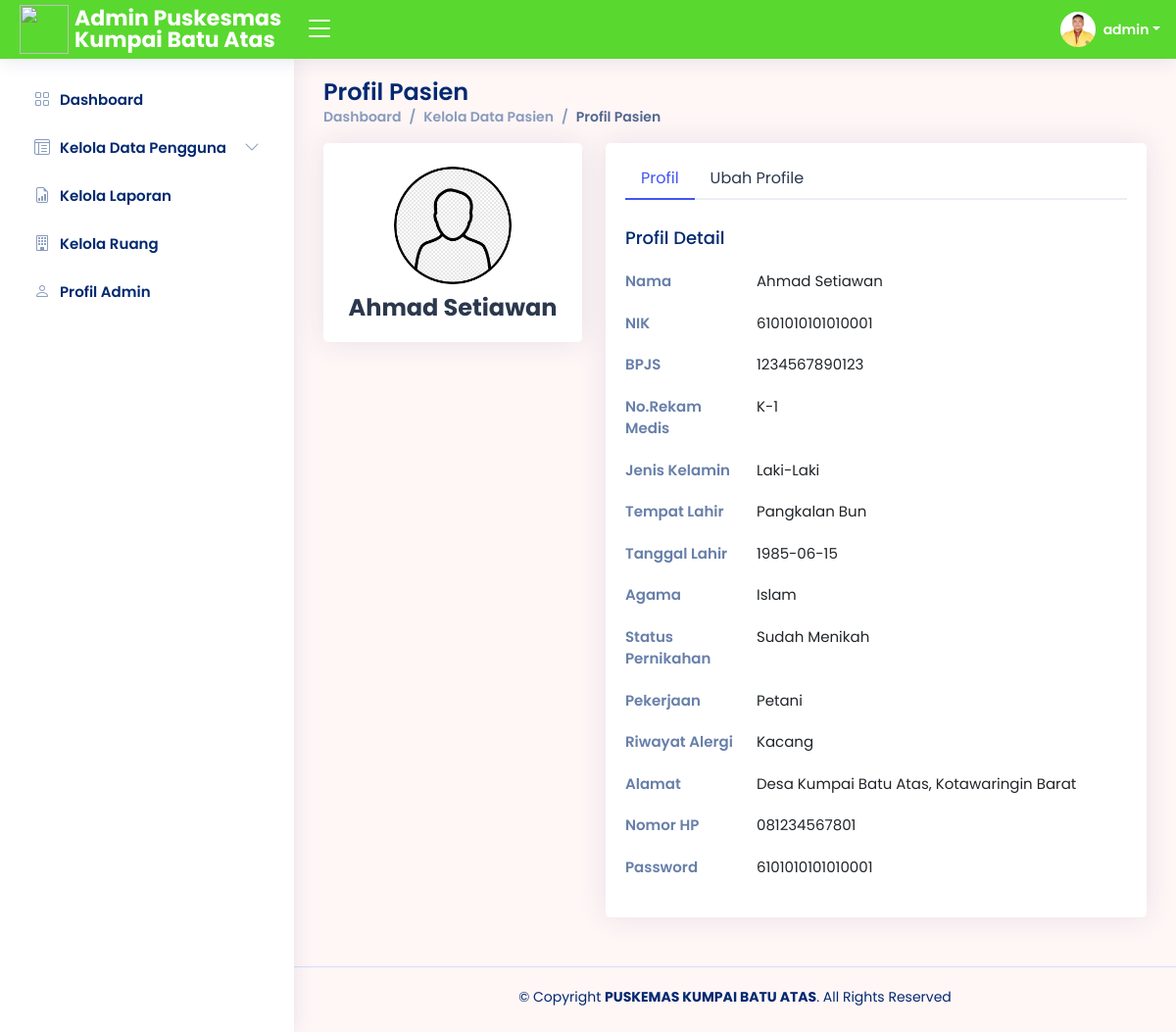
/adm/Kelola_Pasien/detail-pasien.php?nik_pasien=6101010101010001 (signed in), run on the app's committed database.
### tables this page shows
CREATE TABLE `pasien` (
  `nik_pasien` bigint(20) NOT NULL,
  `bpjs` varchar(50) NOT NULL,
  `rm` int(10) NOT NULL,
  `nama_pasien` varchar(100) NOT NULL,
  `foto_pasien` text DEFAULT 'default.png',
  `jk_pasien` enum('','Laki-Laki','Perempuan') NOT NULL,
  `agama_pasien` enum('','Islam','Kristen','Katolik','Hindu','Buddha','Khonghucu') NOT NULL,
  `status_pernikahan_pasien` enum('','Sudah Menikah','Belum Menikah','Janda/Duda') NOT NULL,
  `alamat_pasien` varchar(100) NOT NULL,
  `no_hp_pasien` varchar(50) NOT NULL,
  `password_pasien` varchar(50) NOT NULL,
  `pekerjaan_pasien` varchar(100) NOT NULL,
  `riwayat_alergi_pasien` varchar(100) NOT NULL,
  `tinggi_badan` varchar(10) NOT NULL,
  `lingkar_perut` varchar(10) NOT NULL,
  `lingkar_kepala` varchar(10) NOT NULL,
  `lingkar_dada` varchar(10) NOT NULL,
  `berat_badan` varchar(10) NOT NULL,
  `tempat_lahir_pasien` varchar(50) NOT NULL,
  `tgl_lahir_pasien` date NOT NULL
);

### adm/Kelola_Pasien/detail-pasien.php (the view, shortened to what this page needs)
<?php
require 'function-pasien.php';
$detail = $_GET["nik_pasien"];
?>
<!DOCTYPE html>
<html lang="en">
<head>
  <?php
  include '../link.php';
  ?>
</head>
<body>
  <?php
  include '../header.php';
  include '../siderbar.php';
  ?>
  <main id="main" class="main">
    <?php
    $tampilpasien = mysqli_query($conn, "SELECT * FROM pasien WHERE nik_pasien = '$detail'");
    $data = mysqli_fetch_array($tampilpasien);
    $nama_pasien = $data['nama_pasien'];
    $jk_pasien = $data['jk_pasien'];
    $agama_pasien = $data['agama_pasien'];
    $nik_pasien = $data['nik_pasien'];
    $status_pernikahan_pasien = $data['status_pernikahan_pasien'];
    $alamat_pasien = $data['alamat_pasien'];
    $no_hp_pasien = $data['no_hp_pasien'];
    $password_pasien = $data['password_pasien'];
    $pekerjaan_pasien = $data['pekerjaan_pasien'];
    $riwayat_alergi_pasien = $data['riwayat_alergi_pasien'];
    $rm = $data['rm'];
    $bpjs = $data['bpjs'];
    $tempat_lahir_pasien = $data['tempat_lahir_pasien'];
    $tgl_lahir_pasien = $data['tgl_lahir_pasien'];
    ?>
    <div class="pagetitle">
      <h1>Profil Pasien</h1>
      <nav>
        <ol class="breadcrumb">
          <li class="breadcrumb-item"><a href="../Dashboard/index.php">Dashboard</a></li>
          <li class="breadcrumb-item"><a href="tabel-pasien.php">Kelola Data Pasien</a></li>
          <li class="breadcrumb-item active">Profil Pasien</li>
        </ol>
      </nav>
    </div>
    <section class="section profile">
      <div class="row">
        <div class="col-xl-4">
          <div class="card">
            <div class="card-body profile-card pt-4 d-flex flex-column align-items-center">
              <img src="img/<?php echo $data['foto_pasien']; ?>" alt="<?php echo $data['foto_pasien']; ?>" class="rounded-circle">
              <h2><?php echo $data['nama_pasien']; ?></h2>
            </div>
          </div>
        </div>
        <div class="col-xl-8">
          <div class="card">
            <div class="card-body pt-3">
              <ul class="nav nav-tabs nav-tabs-bordered">
                <li class="nav-item">
                  <button class="nav-link active" data-bs-toggle="tab" data-bs-target="#profile-overview">Profil</button>
                </li>
                <li class="nav-item">
                  <button class="nav-link" data-bs-toggle="tab" data-bs-target="#profile-edit">Ubah Profile</button>
                </li>
              </ul>
              <div class="tab-content pt-2">
                <div class="tab-pane fade show active profile-overview" id="profile-overview">
                  <h5 class="card-title">Profil Detail</h5>
                  <div class="row">
                    <div class="col-lg-3 col-md-4 label ">Nama</div>
                    <div class="col-lg-9 col-md-8"><?= $nama_pasien; ?></div>
                  </div>
                  <div class="row">
                    <div class="col-lg-3 col-md-4 label ">NIK</div>
                    <div class="col-lg-9 col-md-8"><?= $nik_pasien; ?></div>
                  </div>
                  <div class="row">
                    <div class="col-lg-3 col-md-4 label ">BPJS</div>
                    <div class="col-lg-9 col-md-8"><?= $bpjs; ?></div>
                  </div>
                  <div class="row">
                    <div class="col-lg-3 col-md-4 label ">No.Rekam Medis</div>
                    <div class="col-lg-9 col-md-8">K-<?= $rm; ?></div>
                  </div>
                  <div class="row">
                    <div class="col-lg-3 col-md-4 label ">Jenis Kelamin</div>
                    <div class="col-lg-9 col-md-8"><?= $jk_pasien; ?></div>
                  </div>
                  <div class="row">
                    <div class="col-lg-3 col-md-4 label ">Tempat Lahir</div>
                    <div class="col-lg-9 col-md-8"><?= $tempat_lahir_pasien; ?></div>
                  </div>
                  <div class="row">
                    <div class="col-lg-3 col-md-4 label ">Tanggal Lahir</div>
                    <div class="col-lg-9 col-md-8"><?= $tgl_lahir_pasien; ?></div>
                  </div>
                  <div class="row">
                    <div class="col-lg-3 col-md-4 label ">Agama</div>
                    <div class="col-lg-9 col-md-8"><?= $agama_pasien; ?></div>
                  </div>
                  <div class="row">
                    <div class="col-lg-3 col-md-4 label ">Status Pernikahan</div>
                    <div class="col-lg-9 col-md-8"><?= $status_pernikahan_pasien; ?></div>
                  </div>
                  <div class="row">
                    <div class="col-lg-3 col-md-4 label ">Pekerjaan</div>
                    <div class="col-lg-9 col-md-8"><?= $pekerjaan_pasien; ?></div>
                  </div>
                  <div class="row">
                    <div class="col-lg-3 col-md-4 label ">Riwayat Alergi</div>
                    <div class="col-lg-9 col-md-8"><?= $riwayat_alergi_pasien; ?></div>
                  </div>
                  <div class="row">
                    <div class="col-lg-3 col-md-4 label ">Alamat</div>
                    <div class="col-lg-9 col-md-8"><?= $alamat_pasien; ?></div>
                  </div>
                  <div class="row">
                    <div class="col-lg-3 col-md-4 label ">Nomor HP</div>
                    <div class="col-lg-9 col-md-8"><?= $no_hp_pasien; ?></div>
                  </div>
                  <div class="row">
                    <div class="col-lg-3 col-md-4 label ">Password</div>
                    <div class="col-lg-9 col-md-8"><?= $password_pasien; ?></div>
                  </div>
                </div>
              </div>
            </div>
          </div>
        </div>
    </section>
  </main>
  <?php
  include '../footer.php';
  ?>
</body>
</html>

### adm/header.php (shortened to what this page needs)
<?php
include "../../koneksi.php";
?>
<header id="header" class="header fixed-top d-flex align-items-center">
  <div class="d-flex align-items-center justify-content-between">
    <a href="index.php" class="logo d-flex align-items-center">
      <img src="../img/logo_pkm.jpg" width="50" height="50">
      <span class="d-none d-lg-block">Admin Puskesmas Kumpai Batu Atas</span>
    </a>
    <i class="bi bi-list toggle-sidebar-btn collapsed"></i>
  </div>
  <nav class="header-nav ms-auto">
    <?php
    $id_adm = $_SESSION['admin_id'];
    $tampiladmin = mysqli_query($conn, "SELECT * FROM admin WHERE id_admin='$id_adm'");
    while ($data = mysqli_fetch_array($tampiladmin)) :
    ?>
      <ul class="d-flex align-items-center">
        <li class="nav-item dropdown pe-3">
          <a class="nav-link nav-profile d-flex align-items-center pe-0" href="#" data-bs-toggle="dropdown">
            <img src="../Profil_Admin/img/<?php echo $data['foto_admin']; ?>" alt="<?php echo $data['foto_admin']; ?>" class="rounded-circle">
            <span class="d-none d-md-block dropdown-toggle ps-2"><?php echo $data['username_admin']; ?></span>
          </a>
        </li>
      </ul>
    <?php
    endwhile;
    ?>
  </nav>
</header>

### adm/assets/css/style5.css (style rules this page uses)
:root { scroll-behavior: smooth; }
body { font-family: "Open Sans", sans-serif; background: #fff6f6; color: #444444; }
a { color: #4154f1; text-decoration: none; }
h1, h2, h3, h4, h5, h6 { font-family: "Nunito", sans-serif; }
#main { margin-top: 60px; padding: 20px 30px; transition: all 0.3s; }
.pagetitle { margin-bottom: 10px; }
.pagetitle h1 { font-size: 24px; margin-bottom: 0; font-weight: 600; color: #012970; }
.card { margin-bottom: 30px; border: none; border-radius: 5px; box-shadow: 0px 0 30px rgba(1, 41, 112, 0.1); }
.card-title { padding: 20px 0 15px 0; font-size: 18px; font-weight: 500; color: #012970; font-family: "Poppins", sans-serif; }
.card-body { padding: 0 20px 20px 20px; }
.breadcrumb { font-size: 14px; font-family: "Nunito", sans-serif; color: #899bbd; font-weight: 600; }
.breadcrumb a { color: #899bbd; transition: 0.3s; }
.breadcrumb .breadcrumb-item::before { color: #899bbd; }
.breadcrumb .active { color: #51678f; font-weight: 600; }
.nav-tabs-bordered { border-bottom: 2px solid #ebeef4; }
.nav-tabs-bordered .nav-link { margin-bottom: -2px; border: none; color: #2c384e; }
.nav-tabs-bordered .nav-link.active { background-color: #fff; color: #4154f1; border-bottom: 2px solid #4154f1; }
.logo { line-height: 1; }
@media (min-width: 1200px) { .logo { width: 280px; } }
.logo img { margin-right: 6px; }
.logo span { font-size: 22px; font-weight: 700; color: #ffffff; font-family: "Nunito", sans-serif; }
.header { transition: all 0.5s; z-index: 997; height: 60px; box-shadow: 0px 2px 20px rgba(1, 41, 112, 0.1); background-color: #59d82f; padding-left: 20px; }
.header .toggle-sidebar-btn { font-size: 32px; padding-left: 10px; cursor: pointer; color: #ffffff; }
.header-nav ul { list-style: none; }
.header-nav>ul { margin: 0; padding: 0; }
.header-nav .nav-profile { color: #ffffff; }
.header-nav .nav-profile img { max-height: 36px; }
.header-nav .nav-profile span { font-size: 14px; font-weight: 600; }
@media (min-width: 1200px) { #main, #footer { margin-left: 300px; } }
.profile .profile-card img { max-width: 120px; }
.profile .profile-card h2 { font-size: 24px; font-weight: 700; color: #2c384e; margin: 10px 0 0 0; }
.profile .profile-overview .row { margin-bottom: 20px; font-size: 15px; }
.profile .profile-overview .card-title { color: #012970; }
.profile .profile-overview .label { font-weight: 600; color: rgba(1, 41, 112, 0.6); }
body, h1, h2, h3, h4, h5, h6, p, a, span, td, th, label, input, button, select, .breadcrumb, .card-title, .card-text { font-family: 'Poppins', sans-serif !important; }

### data on the page
pasien: foto_pasien (placeholder picture), nama_pasien "Ahmad Setiawan", nik_pasien "6101010101010001", bpjs "1234567890123", rm "1", jk_pasien "Laki-Laki", tempat_lahir_pasien "Pangkalan Bun", tgl_lahir_pasien "1985-06-15", agama_pasien "Islam", status_pernikahan_pasien "Sudah Menikah", pekerjaan_pasien "Petani", riwayat_alergi_pasien "Kacang", alamat_pasien "Desa Kumpai Batu Atas, Kotawaringin Barat", no_hp_pasien "081234567801", password_pasien "6101010101010001"

### other printed values
$data['username_admin'] "admin"
